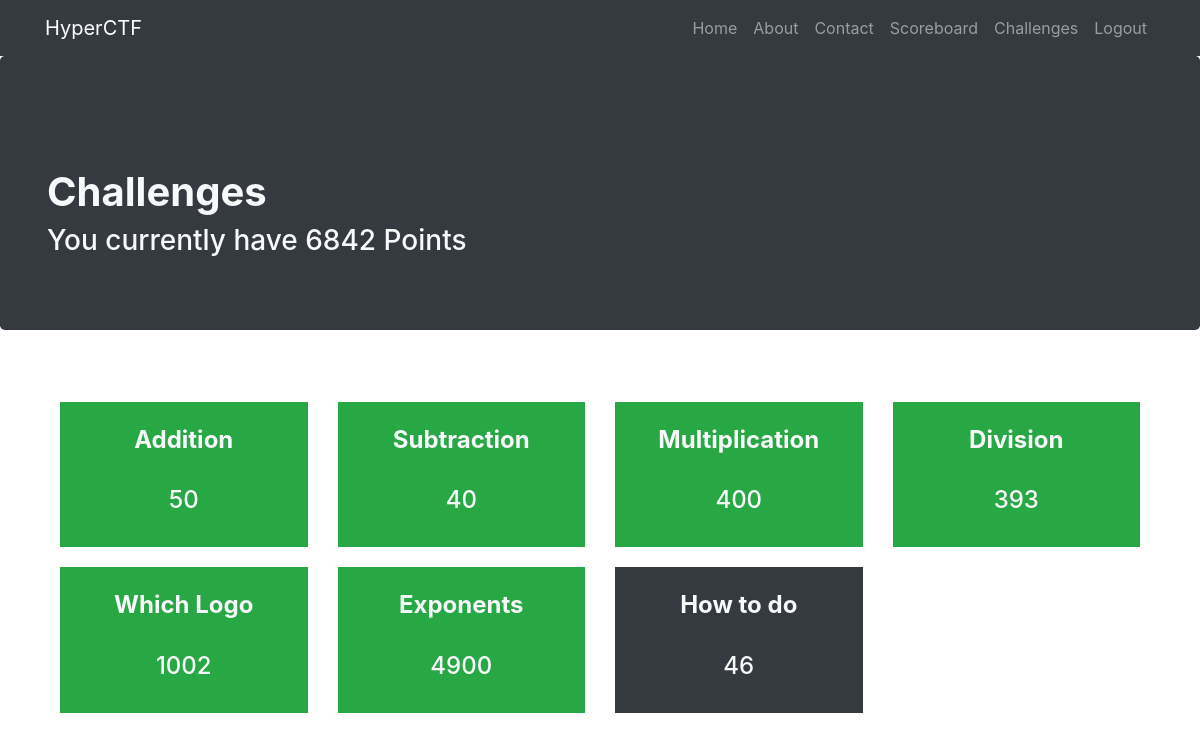
/challenges/ (signed in), run on the app's committed database.
### app.py (models this page shows, shortened)
class User(db.Model):
	__tablename__ = "users"
	id = db.Column(db.Integer, primary_key=True)
	username = db.Column(db.String(20), unique=True, nullable=False)
	password = db.Column(db.String(80), unique=False, nullable=False)
	email = db.Column(db.String(80), unique=True, nullable=False)
	points = db.Column(db.Integer, unique=False, nullable=False)
	date_created = db.Column(db.DateTime, default=datetime.datetime.utcnow)
	solved_challenges = db.relationship('Challenge', secondary="solved", backref=db.backref('solved_users', lazy='dynamic'))

class Challenge(db.Model):
	__tablename__ = "challenges"
	id = db.Column(db.Integer, primary_key=True)
	name = db.Column(db.String(20), unique=True, nullable=False)
	points = db.Column(db.Integer, unique=True, nullable=False)
	content = db.Column(db.String(225), unique=True, nullable=False)
	answer = db.Column(db.String(225), unique=True, nullable=False)

### app.py (the view)
@app.route("/challenges/")
def challenges_page():
	if 'username' in session:
		solvedChallenges = []
		for challenge in Challenge.query.all():
			for user in challenge.solved_users:
				if user.username == session['username']:
					solvedChallenges.append(challenge)
					continue
		return render_template("challenges.html", challenges=Challenge.query.all(), points=User.query.filter_by(username=session['username']).first().points, solved_challenges=solvedChallenges)
	else:
		flash('You have to sign up before attempting any questions', at.red.value)
		return redirect(url_for('signup'))

### templates/challenges.html (shortened to what this page needs)
{% extends "header.html"%}
{% block body %}
<div class="jumbotron bg-dark">
  <div class="container">
    <h1 class="mt-5 text-light" align=""><strong> Challenges</strong></h1>
    <h3 class="mt-9 text-light" align=""> You currently have {{ points }} Points</h3>
  </div>
</div>
<div class="container">
  <div class="row">
    <div class="col-lg-12 text-center">
      <div class="container-fluid" style="grid-row-gap: 20px">
        <div class="row" style="margin-top: 20px">
          {% for challenge in challenges %}
          <div class="col-sm-3" style="padding-top: 20px">
            <a style="text-decoration: none;"href="./{{ challenge.id }}">
              {% if challenge in solved_challenges %}
              <div class="bg-success">
                {% else %}
                <div class="bg-dark">
                  {% endif %}
                  <br><h4 class="mt-9 text-light"style="float: center; text-align: center;"><strong>{{ challenge.name }}</strong></h4><br>
                  <h4 class="mt-9 text-light" style="float: center; text-align: center;">{{ challenge.points }}</h4><br>
                </div>
              </a>
            </div>
            {% endfor %}
          </div>
        </div>
      </div>
    </div>
  </div>
  {% endblock %}

### data on the page
User: points "6842"
Challenge: name "Addition", points "50"
Challenge: name "Subtraction", points "40"
Challenge: name "Multiplication", points "400"
Challenge: name "Division", points "393"
Challenge: name "Which Logo", points "1002"
Challenge: name "Exponents", points "4900"
Challenge: name "How to do", points "46"
